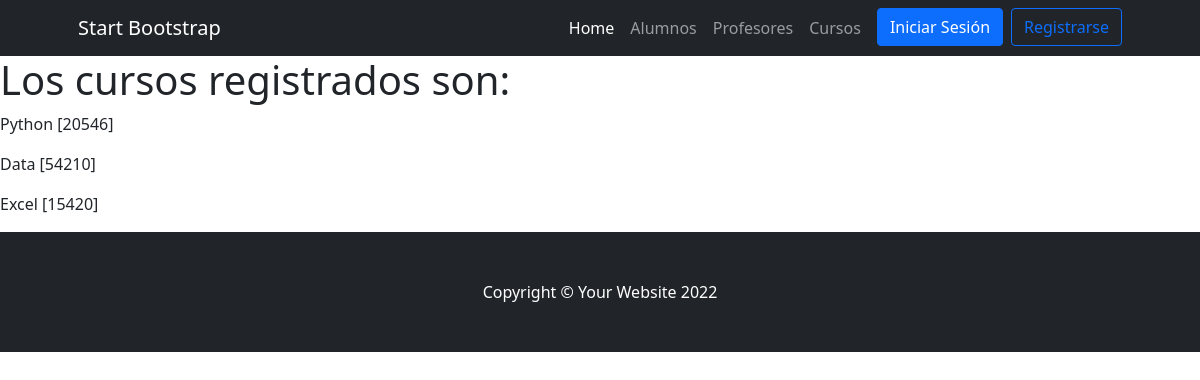
/AppCoder/cursos, run on the app's committed database.
### AppCoder/models.py (models this page shows)
class Curso(models.Model):
    nombre = models.CharField(max_length=30)
    comision = models.IntegerField()

### AppCoder/views.py (the view)
# urls.py: path('cursos', cursos, name="cursos"),
def cursos(request):
    cursos = Curso.objects.all
    ctx = {"cursos":cursos}
    return render(request, 'AppCoder/cursos.html',ctx)

### AppCoder/templates/AppCoder/cursos.html (shortened to what this page needs)
{% extends 'AppCoder/base.html' %}
{% load static %}
{% block contenidoPagina %}
<h1>Los cursos registrados son:</h1>
{% for curso in cursos %}
<p>{{ curso.nombre }} [{{ curso.comision }}]</p>
{% endfor %}
{% endblock %}

### data on the page
Curso: nombre "Python", comision "20546"
Curso: nombre "Data", comision "54210"
Curso: nombre "Excel", comision "15420"
